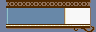

Below is a game level as drawn by its tile map, then a one-line description and the .tmx that defines it (tile-layer data replaced by summaries):
An orthogonal 12x4 tile map with 8x8 px tiles, 1 tile layer (Tile Layer 1).

<map version="1.0" orientation="orthogonal" renderorder="right-down" width="12" height="4" tilewidth="8" tileheight="8" nextobjectid="1">
 <tileset firstgid="1" name="MenuTiles" tilewidth="8" tileheight="8">
  <image source="MenuTiles.png" width="256" height="32" />
 </tileset>
 <layer name="Tile Layer 1" width="12" height="4">
  <data>[48 cells, 48 non-empty, 13 distinct tile ids]</data>
 </layer>
</map>
